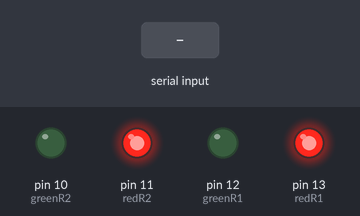
Recording of a sketch running on a simulated Arduino Uno, built with avr-gcc and run on an emulated ATmega328P. On the bench: output pins drawn as LEDs (lit = HIGH). The inputs (shaded band) are chosen by the test bench.

Above: at 1.2 s.
1.3 s: "S1_R1_ON\n" received over Serial
At 2.5 s:
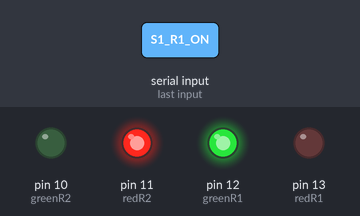
2.8 s: "S1_R2_ON\n" received over Serial
At 3.6 s:
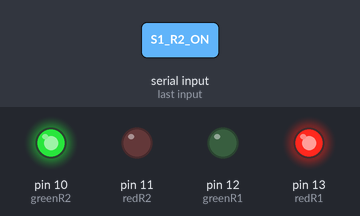
4.3 s: "S1_R1_OFF\n" received over Serial
At 4.8 s:
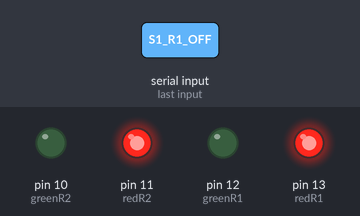
Timing chart, 0 to 7.3 s (numbered marks = the images above; inputs shaded):
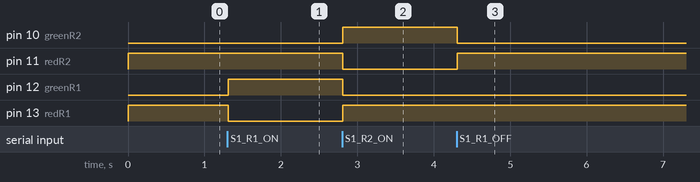

Measured:
- after the input at 1.3 s, pin 12 (greenR1): LOW → HIGH at once; pin 13 (redR1): HIGH → LOW at once
- after the input at 2.8 s, pin 10 (greenR2), pin 13 (redR1): LOW → HIGH at once; pin 11 (redR2), pin 12 (greenR1): HIGH → LOW at once
- after the input at 4.3 s, pin 10 (greenR2): HIGH → LOW at once; pin 11 (redR2): LOW → HIGH at once

The sketch:

arduino_code.ino
```cpp
#define redR1 13
#define greenR1 12
#define redR2 11
#define greenR2 10
int state = 0;
String text;
void setup() {
  pinMode(redR1, OUTPUT);
  pinMode(greenR1, OUTPUT);
  pinMode(redR2, OUTPUT);
  pinMode(greenR2, OUTPUT);

  Serial.begin(9600); // Default communication rate of the Bluetooth module
  digitalWrite(redR1, HIGH);
  digitalWrite(greenR1, LOW);
  digitalWrite(redR2, HIGH);
  digitalWrite(greenR2, LOW);

}

void loop() {
  if(Serial.available() > 0){
    text = Serial.readStringUntil('\n');
    text.trim();
 }


 if (text == "S1_R1_OFF") {
  digitalWrite(redR1, HIGH);
  digitalWrite(greenR1, LOW);
  digitalWrite(redR2, HIGH);
  digitalWrite(greenR2, LOW);
  //Serial.println("LED1: OFF");
  text = "";
 }
 else if (text == "S1_R1_ON") {
  digitalWrite(redR1, LOW);
  digitalWrite(greenR1, HIGH);
  digitalWrite(redR2, HIGH);
  digitalWrite(greenR2, LOW);
  //Serial.println("LED1: ON");
  text = "";
 }
 else if (text.equals("S1_R2_OFF")) {
  digitalWrite(redR1, HIGH);
  digitalWrite(greenR1, LOW);
  digitalWrite(redR2, HIGH);
  digitalWrite(greenR2, LOW);
  //Serial.println("LED2: OFF");
  text = "";
 }
 else if (text.equals("S1_R2_ON")) {
  digitalWrite(redR1, HIGH);
  digitalWrite(greenR1, LOW);
  digitalWrite(redR2, LOW);
  digitalWrite(greenR2, HIGH);
  //Serial.println("LED2: ON");
  text = "";
 }
}
```
